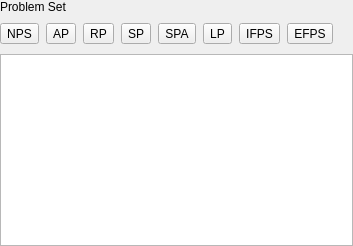
    <widget class="QWidget" name="tabProblemSet">
     <property name="autoFillBackground">
      <bool>true</bool>
     </property>
     <attribute name="title">
      <string>Problem Set</string>
     </attribute>
     <layout class="QVBoxLayout" name="verticalLayout_6">
      <property name="spacing">
       <number>0</number>
      </property>
      <property name="leftMargin">
       <number>0</number>
      </property>
      <property name="topMargin">
       <number>0</number>
      </property>
      <property name="rightMargin">
       <number>0</number>
      </property>
      <property name="bottomMargin">
       <number>0</number>
      </property>
      <item>
       <widget class="QLabel" name="lblProblemSet">
        <property name="frameShape">
         <enum>QFrame::NoFrame</enum>
        </property>
        <property name="text">
         <string>Problem Set</string>
        </property>
        <property name="margin">
         <number>5</number>
        </property>
       </widget>
      </item>
      <item>
       <widget class="QWidget" name="widget_2" native="true">
        <layout class="QHBoxLayout" name="horizontalLayout_15">
         <property name="spacing">
          <number>7</number>
         </property>
         <property name="leftMargin">
          <number>0</number>
         </property>
         <property name="topMargin">
          <number>0</number>
         </property>
         <property name="rightMargin">
          <number>0</number>
         </property>
         <property name="bottomMargin">
          <number>0</number>
         </property>
         <item>
          <widget class="QToolButton" name="btnNewProblemSet">
           <property name="toolTip">
            <string>New Problem Set</string>
           </property>
           <property name="text">
            <string>NPS</string>
           </property>
           <property name="icon">
            <iconset>
             <normalon>:/resources/iconsets/newlook/actions/08Problem-01Problem.svg</normalon>
            </iconset>
           </property>
          </widget>
         </item>
         <item>
          <widget class="QToolButton" name="btnAddProblem">
           <property name="toolTip">
            <string>Add Problem</string>
           </property>
           <property name="text">
            <string>AP</string>
           </property>
           <property name="icon">
            <iconset>
             <normalon>:/resources/iconsets/newlook/actions/00Misc-03Add.svg</normalon>
            </iconset>
           </property>
          </widget>
         </item>
         <item>
          <widget class="QToolButton" name="btnRemoveProblem">
           <property name="toolTip">
            <string>Remove Problem</string>
           </property>
           <property name="text">
            <string>RP</string>
           </property>
           <property name="icon">
            <iconset>
             <normalon>:/resources/iconsets/newlook/actions/00Misc-04Remove.svg</normalon>
            </iconset>
           </property>
          </widget>
         </item>
         <item>
          <widget class="QToolButton" name="btnSaveProblemSet">
           <property name="text">
            <string>SP</string>
           </property>
          </widget>
         </item>
         <item>
          <widget class="QToolButton" name="btnSaveProblemSetAs">
           <property name="toolTip">
            <string>Save Problem Set</string>
           </property>
           <property name="text">
            <string>SPA</string>
           </property>
           <property name="icon">
            <iconset>
             <normalon>:/resources/iconsets/newlook/actions/01File-04SaveAs.svg</normalon>
            </iconset>
           </property>
          </widget>
         </item>
         <item>
          <widget class="QToolButton" name="btnLoadProblemSet">
           <property name="toolTip">
            <string>Load Problem Set</string>
           </property>
           <property name="text">
            <string>LP</string>
           </property>
           <property name="icon">
            <iconset>
             <normalon>:/resources/iconsets/newlook/actions/06View-03Files.svg</normalon>
            </iconset>
           </property>
          </widget>
         </item>
         <item>
          <widget class="QToolButton" name="btnImportFPS">
           <property name="text">
            <string>IFPS</string>
           </property>
           <property name="icon">
            <iconset>
             <normalon>:/resources/iconsets/newlook/actions/00Misc-01Back.svg</normalon>
            </iconset>
           </property>
          </widget>
         </item>
         <item>
          <widget class="QToolButton" name="btnExportFPS">
           <property name="text">
            <string>EFPS</string>
           </property>
           <property name="icon">
            <iconset>
             <normalon>:/resources/iconsets/newlook/actions/00Misc-02Forward.svg</normalon>
            </iconset>
           </property>
          </widget>
         </item>
         <item>
          <spacer name="horizontalSpacer_3">
           <property name="orientation">
            <enum>Qt::Horizontal</enum>
           </property>
           <property name="sizeHint" stdset="0">
            <size>
             <width>20</width>
             <height>40</height>
            </size>
           </property>
          </spacer>
         </item>
        </layout>
       </widget>
      </item>
      <item>
       <widget class="QListView" name="lstProblemSet">
        <property name="dragEnabled">
         <bool>true</bool>
        </property>
        <property name="dragDropMode">
         <enum>QAbstractItemView::NoDragDrop</enum>
        </property>
        <property name="defaultDropAction">
         <enum>Qt::IgnoreAction</enum>
        </property>
        <property name="alternatingRowColors">
         <bool>true</bool>
        </property>
        <property name="selectionMode">
         <enum>QAbstractItemView::NoSelection</enum>
        </property>
        <property name="selectionBehavior">
         <enum>QAbstractItemView::SelectItems</enum>
        </property>
       </widget>
      </item>
     </layout>
    </widget>
